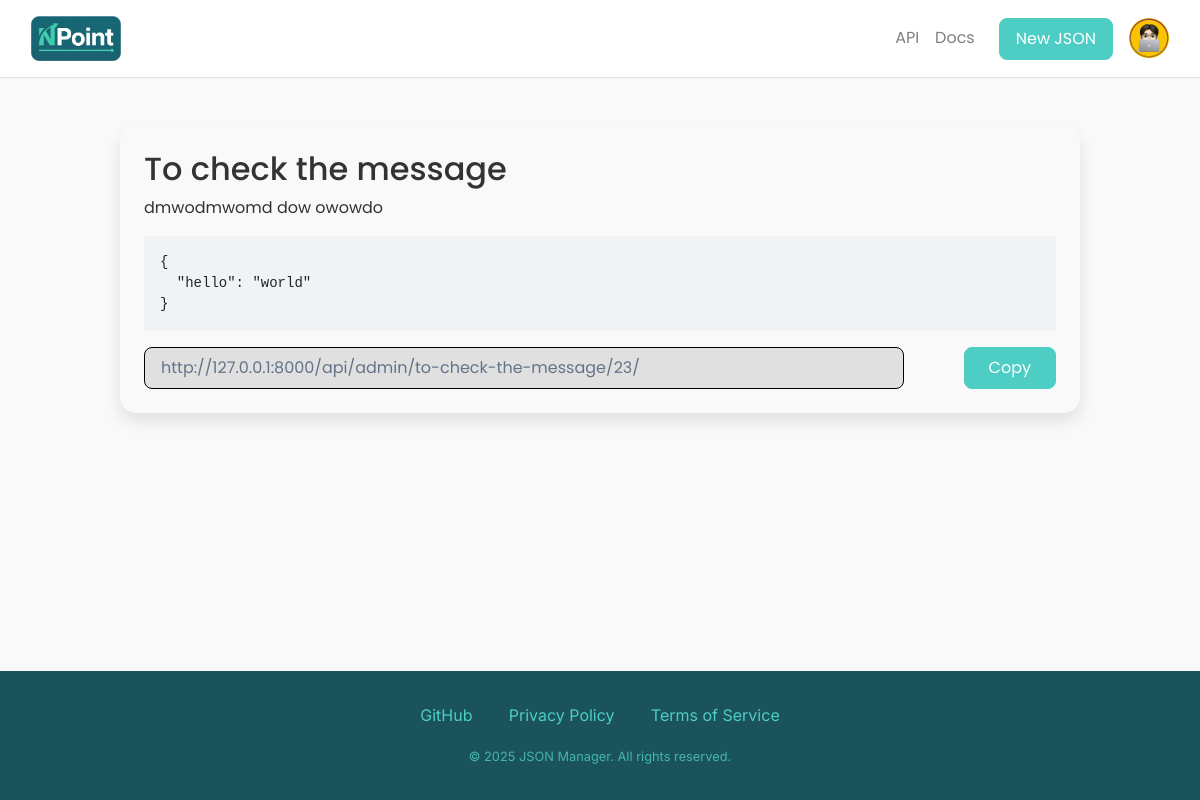
Page /json_viewer/admin/to-check-the-message/23/ (signed in) on the committed database.
### npoint_app/models.py (models this page shows, shortened)
class UserProfile(AbstractUser):
    user_id = models.AutoField(primary_key=True)
    first_name = models.CharField(max_length=50)
    last_name = models.CharField(max_length=50)
    username = models.CharField(max_length=150, unique=True)
    email = models.EmailField(unique=True)
    profile_picture = models.ImageField(upload_to='profiles/', blank=True, null=True)
    created_at = models.DateTimeField(auto_now_add=True)
    updated_at = models.DateTimeField(auto_now=True)

class JSONData(models.Model):
    json_id = models.AutoField(primary_key=True)
    user = models.ForeignKey(UserProfile, on_delete=models.CASCADE, related_name='json_data')
    title = models.CharField(max_length=200, db_index=True)
    description = models.TextField(blank=True, null=True, max_length=500)
    json_picture = models.ImageField(upload_to='json_pictures/', blank=True, null=True)
    json_content = models.JSONField()
    json_api = models.CharField(blank=True, null=True)
    is_public = models.BooleanField(default=True)
    created_at = models.DateTimeField(auto_now_add=True)
    updated_at = models.DateTimeField(auto_now=True)
    slug = models.SlugField(max_length=220, blank=True, null=True)  # or unique_together with user
    access_count = models.PositiveIntegerField(default=0)
    class Meta:
        constraints = [
            models.UniqueConstraint(fields=["user", "slug"], name="uniq_user_slug"),
        ]
        indexes = [models.Index(fields=['title'])]

### npoint_app/views.py (the view)
# urls.py: path('json_viewer/<str:username>/<slug:title_slug>/<int:json_id>/', views.json_viewer, name='json_viewer'),
def json_viewer(request, username, title_slug, json_id):
    obj = JSONData.objects.filter(pk=json_id).first()
    data = obj.json_content if obj else "{}"
    if isinstance(data, str):
        try:
            data = json.loads(data)
        except Exception:
            pass
    pretty_json = json.dumps(data, indent=2, ensure_ascii=False)
    if request.method == "GET":
        JSONData.objects.filter(pk=obj.pk).update(access_count=F('access_count') + 1)
        obj.refresh_from_db(fields=["access_count"])
    return render(request, "npoint_app/json_viewer.html", {"json": obj, "pretty_json": pretty_json,})

### npoint_app/context_processors.py (called while the page is built)
def humanize_number(value):
    if value is None:
        return "0"
    if value >= 1_000_000:
        return f"{value/1_000_000:.1f}M".rstrip("0").rstrip(".")
    if value >= 1_000:
        return f"{value/1_000:.1f}K".rstrip("0").rstrip(".")
    return str(value)

def site_stats(request):
    total_users = UserProfile.objects.count()
    total_jsons = JSONData.objects.count()
    total_api_calls = JSONData.objects.aggregate(total=Sum("access_count"))["total"] or 0
    return {
        "total_users": humanize_number(total_users),
        "total_jsons": humanize_number(total_jsons),
        "total_api_calls": humanize_number(total_api_calls),
    }

### npoint_app/templates/npoint_app/json_viewer.html (shortened to what this page needs)
{% extends 'npoint_app/base.html' %}
{% load static %}
{% block content %}
</head>
<body>
  <form method="GET" >
    <div class="d-flex flex-column">
      <main class="flex-grow-1 py-5">
        <div class="container">
          <div class="mx-auto" style="max-width: 960px;">
            <div class="card-custom mb-4 p-4">
              <h2 class="typography-h2 mb-2">{{ json.title }}</h2>
              <p class="typography-body mb-3">{{ json.description }}</p>
              <pre class="bg-light p-3 rounded json-code text-sm" style="white-space:pre; overflow:auto;" ><code class="">{{ pretty_json }} </code></pre>
              <div class="d-flex justify-content-between align-items-center">
                        <p class="col-10 custom-placeholder mb-0 no-copy" >{{ json.json_api }}</p>
                          <a href="#" class="btn button-primary-custom px-4">Copy</a>
              </div>
            </div>
          </div>
        </div>
      </main>
    </div>
</body>
{% endblock %}

### npoint_app/templates/npoint_app/base.html (shortened to what this page needs)
{% load static %}
<!DOCTYPE html>
<html lang="en">
<head>
  <link rel="stylesheet" href="https://stackpath.bootstrapcdn.com/bootstrap/4.5.2/css/bootstrap.min.css">
  <link href="{% static 'npoint_app/css/index_style.css' %}" rel="stylesheet">
</head>
<body class="d-flex flex-column min-vh-100">
  <nav class="navbar navbar-expand-md navbar-light bg-white border-bottom sticky-top py-3">
  <div class="container">
    <a class=" font-weight-bold mb-0 logo "
    {% if user.is_authenticated %}
      href="{% url 'main' %}"
    {% else %}
      href="{% url 'home' %}"
    {% endif %}
    ><img class="logo_img" src={% static 'npoint_app/images/npoint_logo.png' %}> </a>
    <div class="collapse navbar-collapse" id="mainNav">
      <ul class="navbar-nav ml-auto align-items-md-left">
        <ul class="navbar-nav d-flex align-items-left">
        <li class="nav-item"><a href="{% url 'main' %}" class="nav-link">API</a></li>
        <li class="nav-item"><a href="{% url 'docs' %}" class="nav-link">Docs</a></li>
        {% if user.is_authenticated %}
          <li class="nav-item my-2 my-md-0">
            <a class="btn button-primary-custom ml-md-3" href="{% url 'json_form' %}">New JSON</a>
          </li>
          <li class="nav-item dropdown d-none d-md-block ml-md-3">
            <a href="#" class="nav-link p-0 " id="profileDropdown"
               data-toggle="dropdown" aria-haspopup="true" aria-expanded="false">
              <div class="profile-pic">
                <img {% if user.profile_picture and user.is_authenticated %}
                src="{{ user.profile_picture.url }}"
              {% else %}
                src="{% static 'npoint_app/images/default_img.svg' %}"
              {% endif %}
              class="rounded-circle" width="40" height="40">
              </div>
            </a>
          </li>
        {% endif %}
      </ul>
    </div>
  </div>
</nav>
<main class="flex-grow-1">
  {% block content %}
  {% endblock %}
</main>
  <footer class="footer " >
  <div class="container text-center">
    <div class="mb-3">
      <a href="https://github.com/MrUzbek00">GitHub</a>
      <a href="{% url 'privacy_policy' %}">Privacy Policy</a>
      <a href="{% url 'terms_of_service' %}">Terms of Service</a>
    </div>
    <small>&copy; 2025 JSON Manager. All rights reserved.</small>
  </div>
</footer>
</body>
</html>

### npoint_app/static/npoint_app/css/index_style.css (style rules this page uses)
:root { --turquoise: #4ecdc4; --soft-yellow: #ffe66d; --coral-red: #ff6b6b; --deep-teal: #1a535c; --background-color: #f9f9f9; --text-primary: #1a535c; --text-secondary: #5a7f84; --brand: #4ecdc4; }
*, *::before, *::after { box-sizing: border-box; }
a { text-decoration: none; color: inherit; }
html, body { height: 100%; margin: 0; }
body { font-family: 'Poppins', sans-serif; background-color: #f9f9f9; color: #333333; display: flex; flex-direction: column; }
.profile-pic { width: 40px; height: 40px; background-size: cover; background-position: center; border-radius: 50%; }
.button-primary-custom { background-color: var(--turquoise); color: white; border-radius: 0.5rem; padding: 0.5rem 1rem; border: 1px solid transparent; }
.card-custom { border-radius: 1rem; box-shadow: 0 0.5rem 1rem rgba(0,0,0,0.1); transition: all 0.3s ease-in-out; }
.logo_img { height: 45px; width: auto; margin-top: 0; margin-bottom: 0; }
.json-code { font-family: 'Fira Code', monospace; background-color: #f0f2f4 !important; }
.custom-placeholder { background-color: #e0e0e0 ; color: #637488; padding: 0.5rem 1rem; font-size: 1.0rem; border: 1px solid black; border-radius: 0.5rem; }
pre code { -webkit-touch-callout: none; -webkit-user-select: none; -khtml-user-select: none; -moz-user-select: none; -ms-user-select: none; user-select: none; }
.no-copy { -webkit-touch-callout: none; -webkit-user-select: none; -khtml-user-select: none; -moz-user-select: none; -ms-user-select: none; user-select: none; }
.button-primary-custom { background-color: var(--brand) !important; border-color: var(--brand) !important; }
.footer { background-color: var(--deep-teal); color: white; padding: 2rem 0; }
.footer a { color: var(--turquoise); margin: 0 1rem; transition: color 0.3s ease; font-family: 'Inter', sans-serif; }
.footer small { color: var(--turquoise); opacity: 0.8; font-family: 'Inter', sans-serif; }
@media (min-width: 1200px) { .container { max-width: 1200px; } }

### rows in the picture
UserProfile: profile_picture (picture)
JSONData: title "To check the message", description "dmwodmwomd dow owowdo", json_api "http://127.0.0.1:8000/api/admin/to-check-the-message/23/"

### other values in the picture
{{ pretty_json }} "{ \"hello\": \"world\" }"
